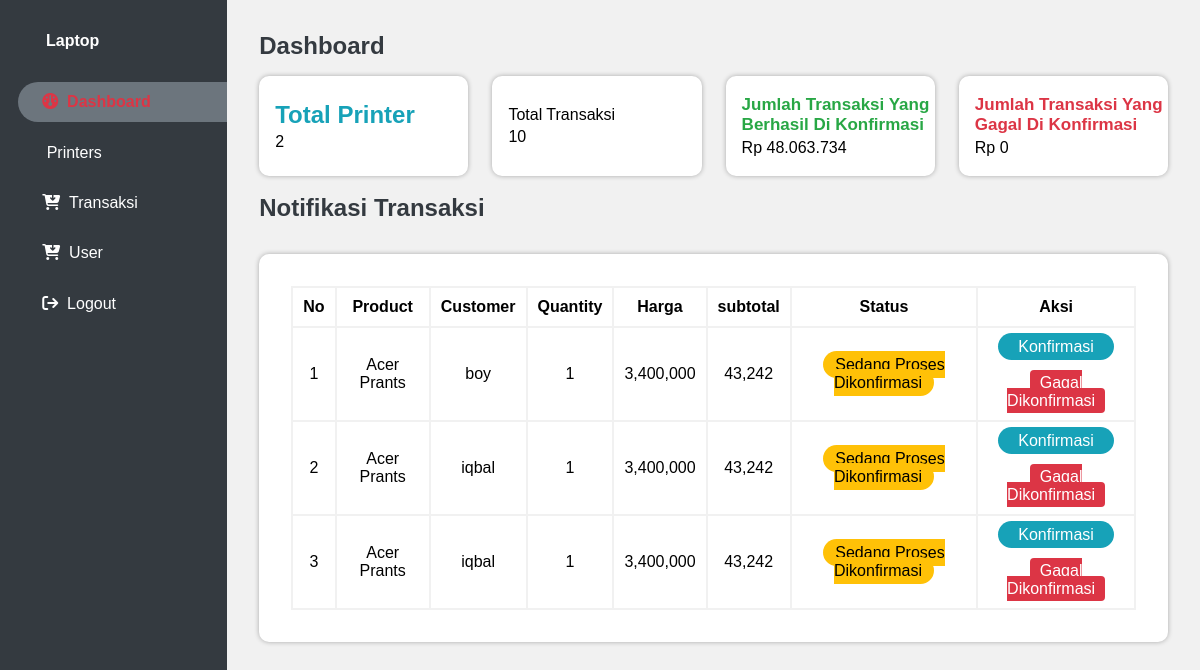
Page /laptoop222/admin/dashboard.php on the committed database.
### tables this page shows
CREATE TABLE `transaksi` (
  `idTransaksi` int(10) NOT NULL,
  `Jumlah` int(10) DEFAULT NULL,
  `alamat` char(255) DEFAULT NULL,
  `no_telp` int(255) DEFAULT NULL,
  `email` varchar(255) DEFAULT NULL,
  `NamaAnda` varchar(255) DEFAULT NULL,
  `subtotal` int(11) NOT NULL,
  `status` int(11) NOT NULL,
  `tanggal` timestamp NOT NULL DEFAULT current_timestamp() ON UPDATE current_timestamp(),
  `HargaLaptop` int(50) DEFAULT NULL,
  `UserIdUser` int(11) NOT NULL,
  `Laptop_tblIdPrinter` int(11) NOT NULL,
  `UserIdUser2` int(11) NOT NULL
);

CREATE TABLE `laptop_tb` (
  `idPrinter` int(10) NOT NULL,
  `NamaLaptop` char(50) DEFAULT NULL,
  `SpesifikasiPrinter` char(50) DEFAULT NULL,
  `HargaLaptop` int(50) DEFAULT NULL,
  `stok` int(255) DEFAULT NULL,
  `GambarPrinter` varchar(50) NOT NULL,
  `UserIdUser` int(11) DEFAULT NULL
);

CREATE TABLE `user` (
  `idUser` int(10) NOT NULL,
  `Username` varchar(50) DEFAULT NULL,
  `roles` int(11) DEFAULT NULL,
  `Password` varchar(10) DEFAULT NULL
);

### laptoop222/admin/dashboard.php (the view, shortened to what this page needs)
<!DOCTYPE html>
<html lang="en">
<head>
    <link rel="stylesheet" href="../css/boad.css">
    <link rel="stylesheet" href="../css/side.css">
</head>
<body>
    <div class="sidebar">
        <h4 class="sidebar-brand">Laptop</h4>
        <ul>
        <li class="active">
                <a href="dashboard.php"><i class="fas fa-tachometer-alt-average"></i> &nbsp;Dashboard</a>
            </li>
            <li>
                <a href="../product/index.php"><span class="iconify icon-brand" data-icon="bi:printer-fill"></span> &nbsp;Printers</a>
            </li>
            <li>
                <a href="../transaksi"><i class="fas fa-cart-arrow-down"></i> &nbsp;Transaksi</a>
            </li>
            <li>
                <a href="user.php"><i class="fas fa-cart-arrow-down"></i> &nbsp;User</a>
            </li>
            <li>
                <a href="../logout.php" onclick="return confirm('Apakah Kamu Yakin Ingin Keluar ?')"> <i class="fa-solid fa-arrow-right-from-bracket"></i> &nbsp;Logout</a>
            </li>
        </ul>
    </div>
    <main>
        <div class="section-title">
            Dashboard
        </div>
        <div class="row">
    <div class="col-md-4">
        <div class="card">
            <div class="card-header">
            <div class="printer-title">
            Total Printer
        </div>
            </div>
            <div class="card-body">
                <?php
                include '../database/koneksi.php';
                $query = "SELECT count(*) as total FROM laptop_tb";
                $result = mysqli_query($koneksi, $query);
                $hasil = mysqli_fetch_assoc($result);
                echo $hasil['total'];
                ?>
            </div>
        </div>
    </div>
    <div class="col-md-4">
        <div class="card">
            <div class="card-header">
                Total Transaksi
            </div>
            <div class="card-body">
                <?php
                include '../database/koneksi.php';
                $query = "SELECT count(*) as total FROM transaksi";
                $result = mysqli_query($koneksi, $query);
                $hasil = mysqli_fetch_assoc($result);
                echo $hasil['total'];
                ?>
            </div>
        </div>
    </div>
    <div class="col-md-4">
        <div class="card">
            <div class="card-header">
            <div class="tolos-title">
               Jumlah Transaksi Yang Berhasil di Konfirmasi
            </div>
            </div>
            <div class="card-body">
                <?php
                include '../database/koneksi.php';
                $query = "SELECT SUM(subtotal) as subtotal FROM transaksi WHERE status != 3  AND status != 1";
                $result = mysqli_query($koneksi, $query);
                $hasil = mysqli_fetch_assoc($result);
                echo "Rp " . number_format($hasil['subtotal'], 0, ",", ".");
                ?>
            </div>
        </div>
    </div>
    <div class="col-md-4">
        <div class="card">
            <div class="card-header">
            <div class="tolak-title">
            Jumlah Transaksi Yang Gagal di Konfirmasi
               </div>
            </div>
            <div class="card-body">
            <?php
                include '../database/koneksi.php';
                $query = "SELECT SUM(subtotal) as subtotal FROM transaksi WHERE status != 2  AND status != 1";
                $result = mysqli_query($koneksi, $query);
                $hasil = mysqli_fetch_assoc($result);
                echo "Rp " . number_format($hasil['subtotal'], 0, ",", ".");
                ?>
            </div>
        </div>
    </div>
</div>
        <div class="section-title mt-3">
            Notifikasi Transaksi
        </div>
        <div class="card-notif">
        <table>
            <tr>
                <th>No</th>
                <th>Product</th>
                <th>Customer</th>
                <th>Quantity</th>
                <th>Harga</th>
                <th>subtotal</th>
                <th>Status</th>
                <th>Aksi</th>
            </tr>
            <?php
            include '../database/koneksi.php';
            $query = "SELECT transaksi.subtotal, transaksi.Jumlah, transaksi.idTransaksi, transaksi.status ,  transaksi.UserIdUser2, user.Username, laptop_tb.NamaLaptop, laptop_tb.HargaLaptop FROM transaksi INNER JOIN user ON transaksi.UserIdUser2 = user.idUser INNER JOIN laptop_tb ON transaksi.Laptop_tblIdPrinter = laptop_tb.idPrinter";
            $result = mysqli_query($koneksi, $query);
            $no = 1;
                while ($data=mysqli_fetch_object($result)) {
                if ($data->status == 1) {
            ?>
            <tr>
                <td><?= $no++ ?></td>
                <td><?= $data->NamaLaptop ?></td>
                <td><?= $data->Username ?></td>
                <td><?= $data->Jumlah ?></td>
                <td><?= number_format($data->HargaLaptop) ?></td>
                <td><?= number_format($data->subtotal) ?></td>
                <td><span class="badge-warning">Sedang Proses Dikonfirmasi</span></td>
                <td>
                    <a href="dashboard.php?id=<?= $data->idTransaksi ?>" class="btn-info">Konfirmasi</a>
                    <br>
                    <br>
                    <a href="dashboard.php?fail=<?= $data->idTransaksi ?>" class="btn-danger">Gagal Dikonfirmasi</a>
                </td>
            </tr>
            <?php } } ?>
        </table>
        </div>
    </main>
</body>
</html>

### laptoop222/css/boad.css (style rules this page uses)
.row { display: flex; justify-content: center; }
.col-md-4 { width: 30.00%; margin-top: 1em; margin-right: 1.5em; }
.col-md-4:last-child { margin-right: 0px; }
.card { display: flex; justify-content: center; flex-direction: column; height: 100px; background: #FFF; border-radius: 10px; box-shadow: 0 0 5px rgba(0, 0, 0, .3); }
.card-header { padding-left: 1em; margin-bottom: .3em; }
.card-body { padding-left: 1em; }
table { width: 100%; padding: 2em; border-collapse:collapse; caption-side:bottom; }
table, th, td { border: solid 2px #f1f1f1; padding: 10px; }
td { text-align: center; }
.card-notif { display: flex; justify-content: center; flex-direction: column; padding: 2em; background: #FFF; margin-top: 2em; border-radius: 10px; box-shadow: 0 0 5px rgba(0, 0, 0, .3); }
.badge-warning { background-color: var(--warning); padding: 5px 12px; border-radius: 50px; }
.btn-info { width: 100%; background-color: var(--info); text-decoration: none; color: #FFF; padding: 5px 20px; margin: 8px 0; border: none; border-radius: 50px; cursor: pointer; }
.btn-danger { width: 100%; background-color: var(--danger); color: rgb(255, 255, 255); text-decoration: none; padding: 4px 10px; margin: 8px 0; border: none; border-radius: 4px; cursor: pointer; }

### laptoop222/css/side.css (style rules this page uses)
* { margin: 0; padding: 0; font-family: Arial, Helvetica, sans-serif; }
:root { --hex: #80080; --white : #fff; --navy: #2877EE; --hex: #ab14c2; --info: #17a2b8; --success: #28a745; --warning: #ffc107; --danger: #dc3545; --dark: #343a40; --secondary: #6c757d; }
.mt-3 { margin-top: 18px; }
body { width: 100%; overflow-x: hidden; background-color: #f1f1f1; min-height: 100vh; display: flex; justify-content: space-between; }
.sidebar { background-color: var(--dark); min-height: 100vh; width: 20%; }
.sidebar-brand { color: var(--white); display: flex; align-items: center; margin-left: 30px; padding: 2em 1em; }
.sidebar ul { list-style: none; }
.sidebar ul li { display: flex; width: 92%; align-items: center; float: right; margin-bottom: 10px; }
.sidebar ul .active a { color: var(--danger); background-color: var(--secondary); transition: .2s all; font-weight: 600; }
.sidebar ul li a { padding: .7em 1.5em; width: 100%; text-decoration: none; border-top-left-radius: 20px; border-bottom-left-radius: 20px; color: var(--white); }
main { width: 80%; min-height: 100vh; display: flex; padding: 2em; flex-direction: column; }
.section-title { color: var(--dark); font-weight: 600; font-size: 24px; text-transform: capitalize; }
.printer-title { color: var(--info); font-weight: 600; font-size: 24px; text-transform: capitalize; }
.tolos-title { color: var(--success); font-weight: 600; font-size: 17px; text-transform: capitalize; }
.tolak-title { color: var(--danger); font-weight: 600; font-size: 17px; text-transform: capitalize; }

### rows in the picture
transaksi: laptop_tb.NamaLaptop "Acer Prants", user.Username "boy", Jumlah "1", laptop_tb.HargaLaptop "3,400,000", subtotal "43,242"
transaksi: laptop_tb.NamaLaptop "Acer Prants", user.Username "iqbal", Jumlah "1", laptop_tb.HargaLaptop "3,400,000", subtotal "43,242"
transaksi: laptop_tb.NamaLaptop "Acer Prants", user.Username "iqbal", Jumlah "1", laptop_tb.HargaLaptop "3,400,000", subtotal "43,242"

### other values in the picture
$hasil['total'] "2"
$hasil['total'] "10"
$hasil['subtotal'] "48.063.734"
$hasil['subtotal'] "0"
